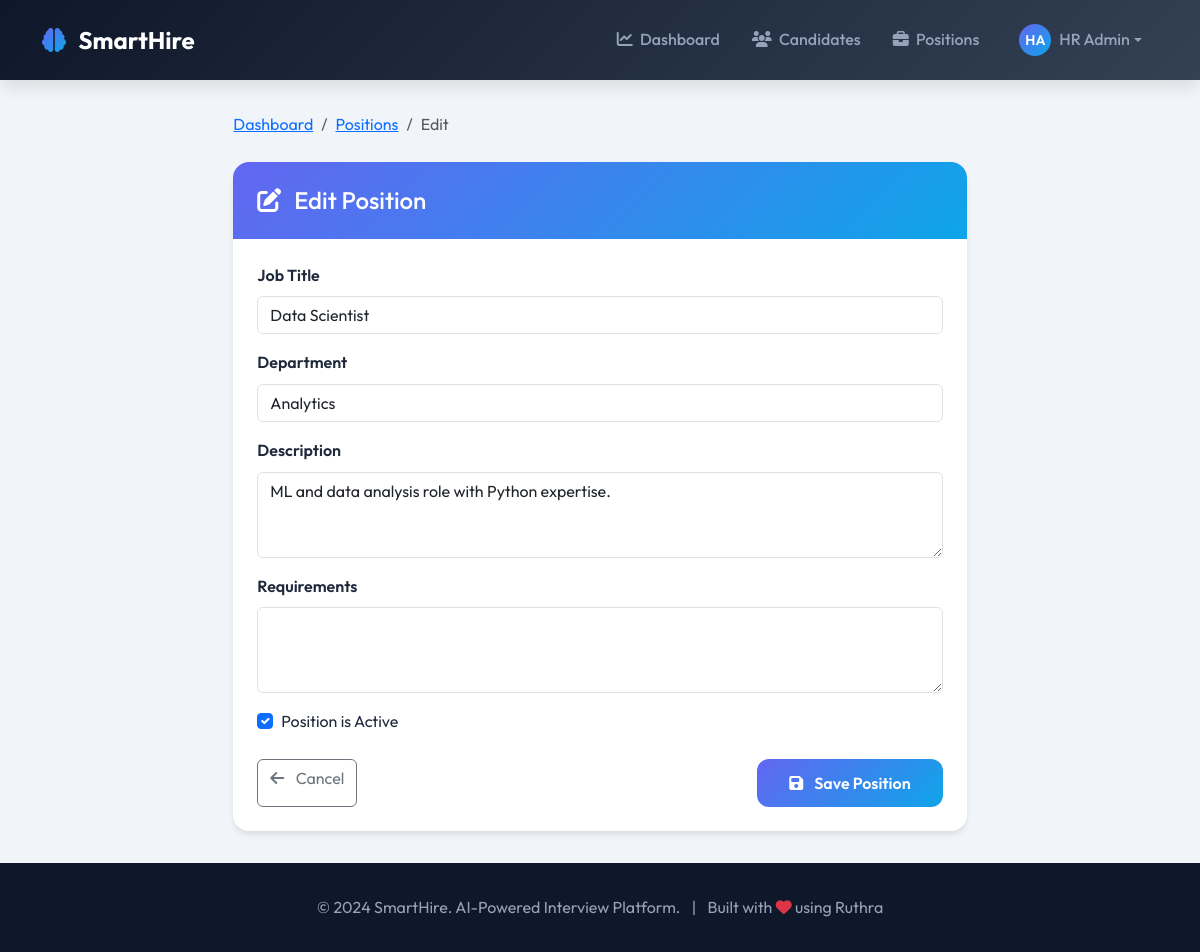
The app's page /hr/positions/2/edit/ (signed in) with its own data.
### interviews/models.py (models this page shows, shortened)
class User(AbstractUser):
    class Role(models.TextChoices):
        CANDIDATE = 'candidate', 'Candidate'
        HR = 'hr', 'HR/Interviewer'
        ADMIN = 'admin', 'Administrator'
    role = models.CharField(
        max_length=20,
        choices=Role.choices,
        default=Role.CANDIDATE
    )
    phone = models.CharField(max_length=15, blank=True, null=True)
    created_at = models.DateTimeField(auto_now_add=True)
    updated_at = models.DateTimeField(auto_now=True)
    class Meta:
        verbose_name = 'User'
        verbose_name_plural = 'Users'
    @property
    def is_candidate(self):
        return self.role == self.Role.CANDIDATE
    @property
    def is_hr(self):
        return self.role == self.Role.HR

class JobPosition(models.Model):
    title = models.CharField(max_length=200)
    department = models.CharField(max_length=100)
    description = models.TextField(blank=True)
    requirements = models.TextField(blank=True)
    is_active = models.BooleanField(default=True)
    created_at = models.DateTimeField(auto_now_add=True)
    class Meta:
        verbose_name = 'Job Position'
        verbose_name_plural = 'Job Positions'
        ordering = ['-created_at']

### interviews/views.py (the view, shortened to what this page needs)
# urls.py: path('hr/positions/<int:pk>/edit/', views.JobPositionUpdateView.as_view(), name='position_update'),
class JobPositionUpdateView(LoginRequiredMixin, HRMixin, UpdateView):
    template_name = 'hr/position_form.html'
    model = JobPosition
    form_class = JobPositionForm
    success_url = reverse_lazy('position_list')

### interviews/forms.py
class JobPositionForm(forms.ModelForm):
    class Meta:
        model = JobPosition
        fields = ['title', 'department', 'description', 'requirements', 'is_active']
        widgets = {
            'title': forms.TextInput(attrs={'class': 'form-control'}),
            'department': forms.TextInput(attrs={'class': 'form-control'}),
            'description': forms.Textarea(attrs={'class': 'form-control', 'rows': 3}),
            'requirements': forms.Textarea(attrs={'class': 'form-control', 'rows': 3}),
            'is_active': forms.CheckboxInput(attrs={'class': 'form-check-input'}),
        }

### interviews/views.py (called while the page is built)
    def test_func(self):
        return self.request.user.is_authenticated and (
            self.request.user.is_hr or self.request.user.is_admin_user or self.request.user.is_superuser
        )

### templates/hr/position_form.html (shortened to what this page needs)
{% extends 'base.html' %}
{% block content %}
<div class="page-content">
    <div class="container">
        <div class="row justify-content-center">
            <div class="col-lg-8">
                <nav aria-label="breadcrumb" class="mb-4">
                    <ol class="breadcrumb">
                        <li class="breadcrumb-item"><a href="{% url 'hr_dashboard' %}">Dashboard</a></li>
                        <li class="breadcrumb-item"><a href="{% url 'position_list' %}">Positions</a></li>
                        <li class="breadcrumb-item active">{% if object %}Edit{% else %}Create{% endif %}</li>
                    </ol>
                </nav>
                <div class="card-custom fade-in">
                    <div class="card-header-custom">
                        <h4 class="mb-0">
                            <i class="fas fa-{% if object %}edit{% else %}plus{% endif %} me-2"></i>
                            {% if object %}Edit Position{% else %}Create New Position{% endif %}
                        </h4>
                    </div>
                    <div class="card-body p-4">
                        <form method="POST">
                            <div class="mb-3">
                                <label class="form-label fw-semibold">Job Title</label>
                                {{ form.title }}
                            </div>
                            <div class="mb-3">
                                <label class="form-label fw-semibold">Department</label>
                                {{ form.department }}
                            </div>
                            <div class="mb-3">
                                <label class="form-label fw-semibold">Description</label>
                                {{ form.description }}
                            </div>
                            <div class="mb-3">
                                <label class="form-label fw-semibold">Requirements</label>
                                {{ form.requirements }}
                            </div>
                            <div class="mb-4 form-check">
                                {{ form.is_active }}
                                <label class="form-check-label" for="id_is_active">Position is Active</label>
                            </div>
                            <div class="d-flex justify-content-between">
                                <a href="{% url 'position_list' %}" class="btn btn-outline-secondary">
                                    <i class="fas fa-arrow-left me-2"></i> Cancel
                                </a>
                                <button type="submit" class="btn btn-primary-custom">
                                    <i class="fas fa-save me-2"></i> Save Position
                                </button>
                            </div>
                        </form>
                    </div>
                </div>
            </div>
        </div>
    </div>
</div>
{% endblock %}

### templates/base.html (shortened to what this page needs)
<!DOCTYPE html>
<html lang="en">
<head>
    <link href="https://cdn.jsdelivr.net/npm/bootstrap@5.3.2/dist/css/bootstrap.min.css" rel="stylesheet">
    <link rel="stylesheet" href="https://cdnjs.cloudflare.com/ajax/libs/font-awesome/6.5.1/css/all.min.css">
</head>
<body>
    <nav class="navbar navbar-expand-lg navbar-custom">
        <div class="container">
            <a class="navbar-brand" href="{% url 'home' %}">
                <i class="fas fa-brain"></i> SmartHire
            </a>
            <div class="collapse navbar-collapse" id="navbarNav">
                <ul class="navbar-nav ms-auto align-items-center">
                    {% if user.is_authenticated %}
                        {% if user.is_candidate %}
                            <li class="nav-item">
                                <a class="nav-link" href="{% url 'candidate_dashboard' %}">
                                    <i class="fas fa-home me-1"></i> Dashboard
                                </a>
                            </li>
                            <li class="nav-item">
                                <a class="nav-link" href="{% url 'candidate_profile' %}">
                                    <i class="fas fa-user me-1"></i> Profile
                                </a>
                            </li>
                        {% else %}
                            <li class="nav-item">
                                <a class="nav-link" href="{% url 'hr_dashboard' %}">
                                    <i class="fas fa-chart-line me-1"></i> Dashboard
                                </a>
                            </li>
                            <li class="nav-item">
                                <a class="nav-link" href="{% url 'candidate_list' %}">
                                    <i class="fas fa-users me-1"></i> Candidates
                                </a>
                            </li>
                            <li class="nav-item">
                                <a class="nav-link" href="{% url 'position_list' %}">
                                    <i class="fas fa-briefcase me-1"></i> Positions
                                </a>
                            </li>
                        {% endif %}
                        <li class="nav-item dropdown ms-2">
                            <a class="nav-link dropdown-toggle d-flex align-items-center" href="#" data-bs-toggle="dropdown">
                                <div class="avatar me-2" style="width: 32px; height: 32px; font-size: 0.875rem;">
                                    {{ user.first_name|slice:":1"|upper }}{{ user.last_name|slice:":1"|upper }}
                                </div>
                                {{ user.get_full_name|default:user.username }}
                            </a>
                        </li>
                    {% endif %}
                </ul>
            </div>
        </div>
    </nav>
    {% block content %}{% endblock %}
    <footer class="footer">
        <div class="container text-center">
            <p class="mb-0">
                © 2024 SmartHire. AI-Powered Interview Platform.
                <span class="mx-2">|</span>
                Built with <i class="fas fa-heart text-danger"></i> using Ruthra
            </p>
        </div>
    </footer>
</body>
</html>

### templates/base.html (style rules this page uses)
:root { --primary: #6366f1; --primary-dark: #4f46e5; --primary-light: #818cf8; --secondary: #0ea5e9; --accent: #f472b6; --success: #10b981; --warning: #f59e0b; --danger: #ef4444; --dark: #0f172a; --gray-900: #1e293b; --gray-800: #334155; --gray-700: #475569; --gray-600: #64748b; --gray-400: #94a3b8; --gray-200: #e2e8f0; --gray-100: #f1f5f9; --white: #ffffff; --gradient-primary: linear-gradient(135deg, var(--primary) 0%, var(--secondary) 100%); --gradient-accent: linear-gradient(135deg, var(--accent) 0%, var(--primary) 100%); --gradient-dark: linear-gradient(135deg, var(--dark) 0%, var(--gray-800) 100%); --shadow-sm: 0 1px 2px 0 rgb(0 0 0 / 0.05); --shadow: 0 4px 6px -1px rgb(0 0 0 / 0.1); --shadow-lg: 0 10px 15px -3px rgb(0 0 0 / 0.1); --shadow-xl: 0 25px 50px -12px rgb(0 0 0 / 0.25); --radius-sm: 0.375rem; --radius: 0.5rem; --radius-lg: 0.75rem; --radius-xl: 1rem; --radius-2xl: 1.5rem; }
* { margin: 0; padding: 0; box-sizing: border-box; }
body { font-family: 'Outfit', sans-serif; background: var(--gray-100); color: var(--gray-900); line-height: 1.6; min-height: 100vh; }
.navbar-custom { background: var(--gradient-dark); padding: 1rem 0; box-shadow: var(--shadow-lg); }
.navbar-brand { font-weight: 700; font-size: 1.5rem; color: var(--white) !important; }
.navbar-brand i { background: var(--gradient-primary); -webkit-background-clip: text; -webkit-text-fill-color: transparent; margin-right: 0.5rem; }
.nav-link { color: var(--gray-400) !important; font-weight: 500; transition: all 0.3s ease; padding: 0.5rem 1rem !important; border-radius: var(--radius); }
.btn-primary-custom { background: var(--gradient-primary); border: none; color: var(--white); padding: 0.75rem 2rem; border-radius: var(--radius-lg); font-weight: 600; transition: all 0.3s ease; }
.card-custom { background: var(--white); border: none; border-radius: var(--radius-xl); box-shadow: var(--shadow); transition: all 0.3s ease; overflow: hidden; }
.card-header-custom { background: var(--gradient-primary); color: var(--white); padding: 1.5rem; font-weight: 600; }
.fade-in { animation: fadeIn 0.5s ease forwards; }
.page-content { padding: 2rem; }
.avatar { width: 48px; height: 48px; border-radius: 50%; background: var(--gradient-primary); display: flex; align-items: center; justify-content: center; color: var(--white); font-weight: 600; font-size: 1.25rem; }
.footer { background: var(--dark); color: var(--gray-400); padding: 2rem 0; margin-top: auto; }

### records on screen
User: first_name "H", last_name "A", get_full_name "HR Admin"
JobPosition: title "Data Scientist", department "Analytics", description "ML and data analysis role with Python expertise.", is_active "☑"
